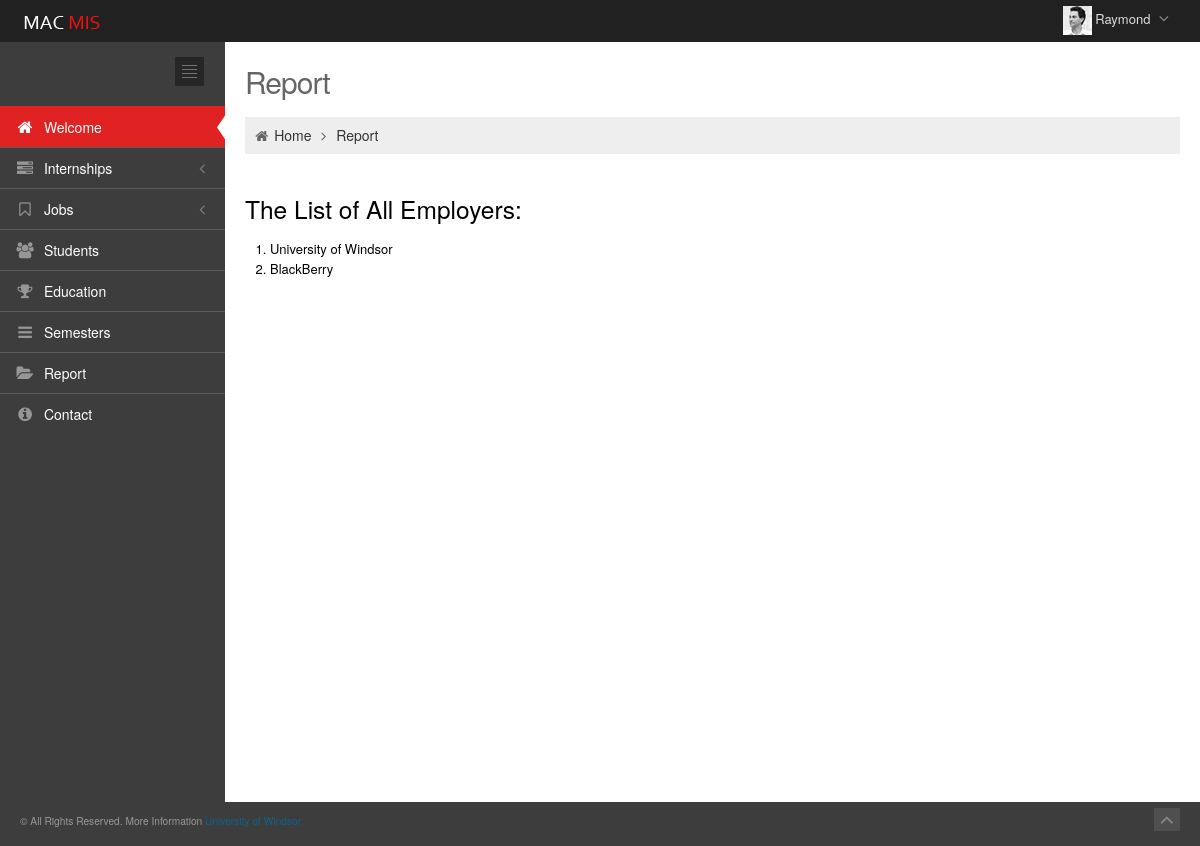
Screenshot of /app/report_allEmployers (signed in) with the database file from the repository.
### app/models.py (models this page shows, shortened)
class Intern_Info(models.Model):
    company_name = models.CharField(max_length=100)
    address = models.CharField(max_length=100, null=True, blank=True)
    city = models.CharField(max_length=20, default='Windsor')
    province = models.CharField(max_length=20, default='Ontario')
    postal_code = models.CharField(max_length=10,blank=True)
    country = models.CharField(max_length=20, default='Canada')
    contact_first_name = models.CharField(max_length=50,blank=True)
    contact_last_name = models.CharField(max_length=50,blank=True)
    contact_position = models.CharField(max_length=50,blank=True)
    telephone = models.IntegerField()
    email = models.EmailField()
    company_website = models.URLField()
    notes = models.CharField(max_length=100,blank=True)
    def __str__(self):
        return self.company_name

### app/views.py (the view)
def report_allEmployers(request):
    employerslist = Intern_Info.objects.all().order_by("id")
    return render(request, 'app/report_allEmployers.html', {'employerslist':employerslist})

### app/templates/app/report_allEmployers.html
{% extends 'app/base.html' %}
{% block container %}
		<div class="page-content">
			<div class="container-fluid">
				<div class="row-fluid">
					<div class="span12">
						<h3 class="page-title">
							Report
						</h3>
						<ul class="breadcrumb">
							<li>
								<i class="icon-home"></i>
								<a href="{% url 'app:welcome' %}">Home</a>
								<i class="icon-angle-right"></i>
							</li>
							<li><a href="#">Report</a></li>
						</ul>
					</div>
				</div>
				<div id="dashboard">
                    <h3>The List of All Employers: </h3>
                    {% if employerslist %}
                        <ol>
                        {% for employer in employerslist %}
                            <li>{{ employer }}</li>
                        {% endfor %}
                        </ol>
                    {% else %}
                        <strong>There is no employer in the database!</strong>
                    {% endif %}
				</div>
			</div>
		</div>
{% endblock %}

### app/templates/app/base.html (shortened to what this page needs)
{% load staticfiles %}
<!DOCTYPE html>
 <html lang="en" class="no-js">
<head>
	<link href="{% static 'app/css/bootstrap.min.css' %}" rel="stylesheet" type="text/css"/>
	<link href="{% static 'app/css/bootstrap-responsive.min.css' %}" rel="stylesheet" type="text/css"/>
	<link href="{% static 'app/css/font-awesome.min.css' %}" rel="stylesheet" type="text/css"/>
	<link href="{% static 'app/css/style-metro.css' %}" rel="stylesheet" type="text/css"/>
	<link href="{% static 'app/css/style.css' %}" rel="stylesheet" type="text/css"/>
	<link href="{% static 'app/css/style-responsive.css' %}" rel="stylesheet" type="text/css"/>
	<link href="{% static 'app/css/default.css' %}" rel="stylesheet" type="text/css" id="style_color"/>
	<link href="{% static 'app/css/uniform.default.css' %}" rel="stylesheet" type="text/css"/>
</head>
<body class="page-header-fixed">
{% if request.user.is_authenticated %}
	<div class="header navbar navbar-inverse navbar-fixed-top">
		<div class="navbar-inner">
			<div class="container-fluid">
				<a class="brand" href="#">
				<img src="{% static 'app/image/logo.png' %}" alt="logo"/>
				</a>
				<ul class="nav pull-right">
					<li class="dropdown user">
						<a href="#" class="dropdown-toggle" data-toggle="dropdown">
						<img alt="" src="{% static 'app/image/avatar1_small.jpg' %}" />
						<span class="username">{{ user.first_name }}</span>
						<i class="icon-angle-down"></i>
						</a>
					</li>
				</ul>
			</div>
		</div>
	</div>
	<div class="page-container">
		<div class="page-sidebar nav-collapse collapse">
			<ul class="page-sidebar-menu">
				<li>
					<div class="sidebar-toggler hidden-phone"></div>
				</li>
				<li>
					<br>
				</li>
				<li class="start active ">
					<a href="{% url 'app:welcome' %}">
					<i class="icon-home"></i>
					<span class="title">Welcome</span>
					<span class="selected"></span>
					</a>
				</li>
				<li class="">
					<a href="javascript:;">
					<i class="icon-tasks"></i>
					<span class="title">Internships</span>
					</a>
				</li>
				<li class="">
					<a href="javascript:;">
					<i class="icon-bookmark-empty"></i>
					<span class="title">Jobs</span>
					</a>
				</li>
				<li class="">
					<a href="{% url 'app:student' %}">
					<i class="icon-group"></i>
					<span class="title">Students</span>
					</a>
				</li>
				<li class="">
					<a href="{% url 'app:education' %}">
					<i class="icon-trophy"></i>
					<span class="title">Education</span>
					</a>
				</li>
				<li class="">
					<a href="{% url 'app:semester' %}">
					<i class="icon-reorder"></i>
					<span class="title">Semesters</span>
					</a>
				</li>
				<li class="">
					<a href="{% url 'app:report' %}">
					<i class="icon-folder-open"></i>
					<span class="title">Report</span>
					</a>
				</li>
				<li class="">
					<a href="{% url 'app:contact' %}">
					<i class="icon-info-sign"></i>
					<span class="title">Contact</span>
					</a>
				</li>
			</ul>
		</div>
        {% block container %}{% endblock %}
	</div>
	<div class="footer">
		<div class="footer-inner">
			<p><small>&copy; All Rights Reserved. More Information <a href="http://www.uwindsor.ca/" target="_blank" title="uwindsor">University of Windsor</a></small></p>
		</div>
		<div class="footer-tools">
			<span class="go-top">
			<i class="icon-angle-up"></i>
			</span>
		</div>
	</div>
{% else %}
    <p>Please sign in.</p>
{% endif %}
</body>
</html>

### app/static/app/css/style-metro.css (style rules this page uses)
div, input, select, textarea, span, img, table, td, th, p, a, button, ul, li { -webkit-border-radius: 0 !important; -moz-border-radius: 0 !important; border-radius: 0 !important; }

### app/static/app/css/style-responsive.css (style rules this page uses)
@media (min-width: 980px) { .page-sidebar { position: absolute; width: 225px; } }
@media (min-width: 980px) { .page-content { margin-left: 225px; margin-top: 0px; min-height: 760px; } }

### app/static/app/css/default.css (style rules this page uses)
body { background-color: #3d3d3d !important; }
.header .navbar-inner { filter: none !important; background-image: none !important; background-color: #212121 !important; }
.header .nav li.dropdown .dropdown-toggle i { color: #8a8a8a !important; }
.page-sidebar { background-color: #3d3d3d; }
ul.page-sidebar-menu > li > a { border-top: 1px solid #5c5c5c !important; color: #ffffff !important; }
ul.page-sidebar-menu > li:last-child > a { border-bottom: 1px solid transparent !important; }
ul.page-sidebar-menu > li a i { color: #969696; }
ul.page-sidebar-menu > li.active > a { background: #e02222 !important; border-top-color: transparent !important; color: #ffffff; }
ul.page-sidebar-menu > li.active > a i { color: #ffffff; }
.sidebar-toggler { background-image: url(../image/sidebar-toggler.jpg); background-color: #242424; }
.footer .footer-inner { color: #999999; }
.footer .footer-tools .go-top { background-color: #4f4f4f; }
.footer .footer-tools .go-top i { color: #8a8a8a; }

### rows the page displays
Intern_Info: company_name "University of Windsor"
Intern_Info: company_name "BlackBerry"

### other values shown
{{ user.first_name }} "Raymond"
